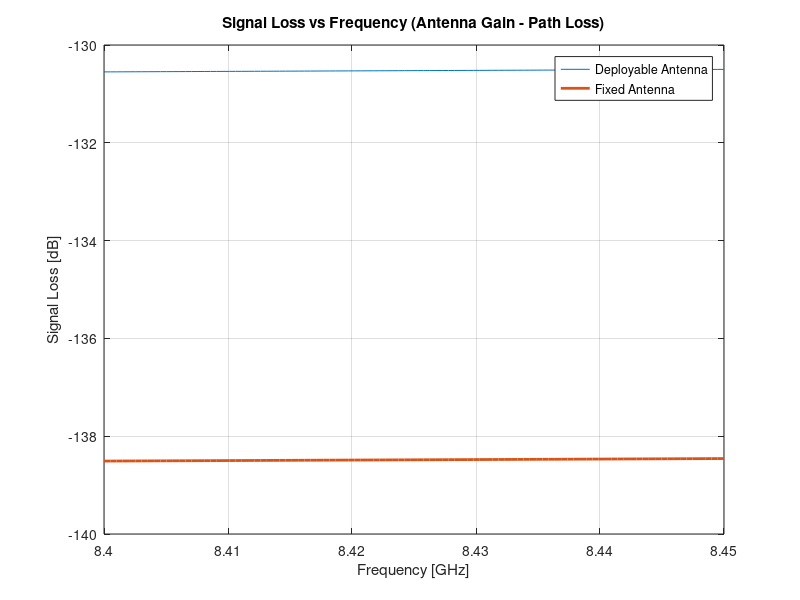

MATLAB code to generate this figure: (Note: this script raises an error after producing the figure.)
% Code by Michael Johnston, Valeria Salazar, Bryan Num, Chris Barta, June 4, 2018
% AERO 446 Project

% -- Assumptions --
% Pointing errors are negligible (XACT-50 has ?0.003 deg accuracy)

% housekeeping
clear; % Clears workspace
clc; %clears command window
close all;

% -- Constants & givens for equipment --
c = 299.8E6; % Speed of light [m/s]
hOrbit = 200; % Height of orbit [km]
muMoon = 4904.8695; % Gravitational constant of Moon [km^3/s^2]
rMoon = 1737.1; % Radius of Moon [km]
EMdist = 406700E3; % Max distance from Earth to Moon [m]

pSens = 40; % Power consumed by sensor during science gathering [w]
pSens_sby = 2; % Power consumed by sensor in stand-by [w]
rSens = 100E3; % Data rate of sensor during operations [bps]

fRange = linspace(8.400, 8.450)'*1E9; % X-Band frequency range [Hz]
commTime = 2*3600; % Total required comm time per day [s]
txPower = 35; % Power consumed by radio during transmit/receive [W]
rxPower = 12.5; % Power consumde by radio during receive only [W]

diaG = 20; % Diameter of ground antenna [m]
diaScFixed = 20E-2; % Diameter of FIXED spacecraft antenna (low-cost) [m]
diaScDep = 50E-2; % Diameter of DEPLOYABLE spacecraft antenna (high-cost) [m]

% -- dB Equations --
G = @(D,f) 20*log10(f*1E-9) + 20*log10(D) + 17.8; % Parabolic antenna gain [dB]
Ls = @(dist,f) 20*log10(dist) + 20*log10(f) - 147.55; % Path loss [dB]
beamWid = @(D,f) 65.3*c./f/D; % Parabolic antenna beam width equation [degrees]
Lpoint = @(err,beamWid) 12*(err./beamWid).^2; % Pointing error equation [dB]

Ts = 10*log10(150); % System temperature noise [K]
Ll = 5; % Line losses [dB]
EbNoMin = 3 + 5; % Link budget plus margin for Reed-Solomon encoding[dB]
Latm = 0; % Atmospheric losses ASSUMING ZERO [dB]
Lpt = 0; % Pointing losses [dB]

% -- Signal loss vs Frequency (tl;dr, frequency doesn't matter)
figure
plot(fRange*1E-9, G(diaG,fRange) + G(diaScDep,fRange) - Ls(EMdist,fRange),...
	fRange*1E-9, G(diaG,fRange) + G(diaScFixed,fRange) - Ls(EMdist,fRange), 'lineWidth', 2)
grid on
title('Signal Loss vs Frequency (Antenna Gain - Path Loss)')
xlabel('Frequency [GHz]'), ylabel('Signal Loss [dB]')
legend('Deployable Antenna', 'Fixed Antenna')

% Solving for data rate that meets link budget
fTx = fRange(1); % Transmit frequency
syms dRate
% Max rate [bps]
dRate = double(solve(EbNoMin == 10*log10(txPower) - Ls(EMdist,fTx) +...
	G(diaG,fTx) + G(diaScFixed,fTx) + 228.6 - Ts - 10*log(dRate) - Ll,dRate));



function res = linkEq(factors,solveFor)
	syms EbNo P Ls Lpt_r Lpt_t Latm Gr Gt Ts R Ll
	
	eq = EbNo == P - Ls - Lpt_r - Lpt_t - Latm + Gr + Gt - 10*log10(Ts) - 10*log10(R) - Ll;
end